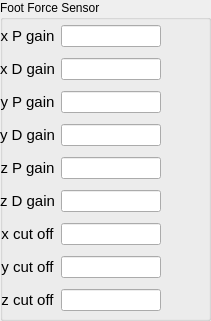
             <widget class="QGroupBox" name="groupBox_7">
              <property name="geometry">
               <rect>
                <x>10</x>
                <y>400</y>
                <width>211</width>
                <height>321</height>
               </rect>
              </property>
              <property name="title">
               <string>Foot Force Sensor</string>
              </property>
              <widget class="QWidget" name="gridLayoutWidget_19">
               <property name="geometry">
                <rect>
                 <x>0</x>
                 <y>20</y>
                 <width>161</width>
                 <height>301</height>
                </rect>
               </property>
               <layout class="QGridLayout" name="gridLayout_19">
                <item row="4" column="1">
                 <widget class="QLineEdit" name="balance_force_zp_value"/>
                </item>
                <item row="0" column="1">
                 <widget class="QLineEdit" name="balance_force_xp_value"/>
                </item>
                <item row="0" column="0">
                 <widget class="QLabel" name="label_185">
                  <property name="font">
                   <font>
                    <family>Ubuntu</family>
                    <pointsize>24</pointsize>
                    <weight>50</weight>
                    <bold>false</bold>
                   </font>
                  </property>
                  <property name="frameShape">
                   <enum>QFrame::NoFrame</enum>
                  </property>
                  <property name="text">
                   <string>&lt;!DOCTYPE HTML PUBLIC &quot;-//W3C//DTD HTML 4.0//EN&quot; &quot;http://www.w3.org/TR/REC-html40/strict.dtd&quot;&gt;
&lt;html&gt;&lt;head&gt;&lt;meta name=&quot;qrichtext&quot; content=&quot;1&quot; /&gt;&lt;style type=&quot;text/css&quot;&gt;
p, li { white-space: pre-wrap; }
&lt;/style&gt;&lt;/head&gt;&lt;body style=&quot; font-family:'Ubuntu'; font-size:24pt; font-weight:400; font-style:normal;&quot;&gt;
&lt;p align=&quot;center&quot; style=&quot; margin-top:12px; margin-bottom:12px; margin-left:0px; margin-right:0px; -qt-block-indent:0; text-indent:0px;&quot;&gt;&lt;span style=&quot; font-size:11pt;&quot;&gt;x P gain&lt;/span&gt;&lt;/p&gt;&lt;/body&gt;&lt;/html&gt;</string>
                  </property>
                  <property name="textFormat">
                   <enum>Qt::AutoText</enum>
                  </property>
                  <property name="margin">
                   <number>0</number>
                  </property>
                 </widget>
                </item>
                <item row="5" column="0">
                 <widget class="QLabel" name="label_191">
                  <property name="font">
                   <font>
                    <family>Ubuntu</family>
                    <pointsize>24</pointsize>
                    <weight>50</weight>
                    <bold>false</bold>
                   </font>
                  </property>
                  <property name="frameShape">
                   <enum>QFrame::NoFrame</enum>
                  </property>
                  <property name="text">
                   <string>&lt;!DOCTYPE HTML PUBLIC &quot;-//W3C//DTD HTML 4.0//EN&quot; &quot;http://www.w3.org/TR/REC-html40/strict.dtd&quot;&gt;
&lt;html&gt;&lt;head&gt;&lt;meta name=&quot;qrichtext&quot; content=&quot;1&quot; /&gt;&lt;style type=&quot;text/css&quot;&gt;
p, li { white-space: pre-wrap; }
&lt;/style&gt;&lt;/head&gt;&lt;body style=&quot; font-family:'Ubuntu'; font-size:24pt; font-weight:400; font-style:normal;&quot;&gt;
&lt;p align=&quot;center&quot; style=&quot; margin-top:12px; margin-bottom:12px; margin-left:0px; margin-right:0px; -qt-block-indent:0; text-indent:0px;&quot;&gt;&lt;span style=&quot; font-size:11pt;&quot;&gt;z D gain&lt;/span&gt;&lt;/p&gt;&lt;/body&gt;&lt;/html&gt;</string>
                  </property>
                  <property name="textFormat">
                   <enum>Qt::AutoText</enum>
                  </property>
                  <property name="margin">
                   <number>0</number>
                  </property>
                 </widget>
                </item>
                <item row="2" column="1">
                 <widget class="QLineEdit" name="balance_force_yp_value"/>
                </item>
                <item row="3" column="0">
                 <widget class="QLabel" name="label_189">
                  <property name="font">
                   <font>
                    <family>Ubuntu</family>
                    <pointsize>24</pointsize>
                    <weight>50</weight>
                    <bold>false</bold>
                   </font>
                  </property>
                  <property name="frameShape">
                   <enum>QFrame::NoFrame</enum>
                  </property>
                  <property name="text">
                   <string>&lt;!DOCTYPE HTML PUBLIC &quot;-//W3C//DTD HTML 4.0//EN&quot; &quot;http://www.w3.org/TR/REC-html40/strict.dtd&quot;&gt;
&lt;html&gt;&lt;head&gt;&lt;meta name=&quot;qrichtext&quot; content=&quot;1&quot; /&gt;&lt;style type=&quot;text/css&quot;&gt;
p, li { white-space: pre-wrap; }
&lt;/style&gt;&lt;/head&gt;&lt;body style=&quot; font-family:'Ubuntu'; font-size:24pt; font-weight:400; font-style:normal;&quot;&gt;
&lt;p align=&quot;center&quot; style=&quot; margin-top:12px; margin-bottom:12px; margin-left:0px; margin-right:0px; -qt-block-indent:0; text-indent:0px;&quot;&gt;&lt;span style=&quot; font-size:11pt;&quot;&gt;y D gain&lt;/span&gt;&lt;/p&gt;&lt;/body&gt;&lt;/html&gt;</string>
                  </property>
                  <property name="textFormat">
                   <enum>Qt::AutoText</enum>
                  </property>
                  <property name="margin">
                   <number>0</number>
                  </property>
                 </widget>
                </item>
                <item row="1" column="0">
                 <widget class="QLabel" name="label_187">
                  <property name="font">
                   <font>
                    <family>Ubuntu</family>
                    <pointsize>24</pointsize>
                    <weight>50</weight>
                    <bold>false</bold>
                   </font>
                  </property>
                  <property name="frameShape">
                   <enum>QFrame::NoFrame</enum>
                  </property>
                  <property name="text">
                   <string>&lt;!DOCTYPE HTML PUBLIC &quot;-//W3C//DTD HTML 4.0//EN&quot; &quot;http://www.w3.org/TR/REC-html40/strict.dtd&quot;&gt;
&lt;html&gt;&lt;head&gt;&lt;meta name=&quot;qrichtext&quot; content=&quot;1&quot; /&gt;&lt;style type=&quot;text/css&quot;&gt;
p, li { white-space: pre-wrap; }
&lt;/style&gt;&lt;/head&gt;&lt;body style=&quot; font-family:'Ubuntu'; font-size:24pt; font-weight:400; font-style:normal;&quot;&gt;
&lt;p align=&quot;center&quot; style=&quot; margin-top:12px; margin-bottom:12px; margin-left:0px; margin-right:0px; -qt-block-indent:0; text-indent:0px;&quot;&gt;&lt;span style=&quot; font-size:11pt;&quot;&gt;x D gain&lt;/span&gt;&lt;/p&gt;&lt;/body&gt;&lt;/html&gt;</string>
                  </property>
                  <property name="textFormat">
                   <enum>Qt::AutoText</enum>
                  </property>
                  <property name="margin">
                   <number>0</number>
                  </property>
                 </widget>
                </item>
                <item row="3" column="1">
                 <widget class="QLineEdit" name="balance_force_yd_value"/>
                </item>
                <item row="5" column="1">
                 <widget class="QLineEdit" name="balance_force_zd_value"/>
                </item>
                <item row="4" column="0">
                 <widget class="QLabel" name="label_190">
                  <property name="font">
                   <font>
                    <family>Ubuntu</family>
                    <pointsize>24</pointsize>
                    <weight>50</weight>
                    <bold>false</bold>
                   </font>
                  </property>
                  <property name="frameShape">
                   <enum>QFrame::NoFrame</enum>
                  </property>
                  <property name="text">
                   <string>&lt;!DOCTYPE HTML PUBLIC &quot;-//W3C//DTD HTML 4.0//EN&quot; &quot;http://www.w3.org/TR/REC-html40/strict.dtd&quot;&gt;
&lt;html&gt;&lt;head&gt;&lt;meta name=&quot;qrichtext&quot; content=&quot;1&quot; /&gt;&lt;style type=&quot;text/css&quot;&gt;
p, li { white-space: pre-wrap; }
&lt;/style&gt;&lt;/head&gt;&lt;body style=&quot; font-family:'Ubuntu'; font-size:24pt; font-weight:400; font-style:normal;&quot;&gt;
&lt;p align=&quot;center&quot; style=&quot; margin-top:12px; margin-bottom:12px; margin-left:0px; margin-right:0px; -qt-block-indent:0; text-indent:0px;&quot;&gt;&lt;span style=&quot; font-size:11pt;&quot;&gt;z P gain&lt;/span&gt;&lt;/p&gt;&lt;/body&gt;&lt;/html&gt;</string>
                  </property>
                  <property name="textFormat">
                   <enum>Qt::AutoText</enum>
                  </property>
                  <property name="margin">
                   <number>0</number>
                  </property>
                 </widget>
                </item>
                <item row="2" column="0">
                 <widget class="QLabel" name="label_188">
                  <property name="font">
                   <font>
                    <family>Ubuntu</family>
                    <pointsize>24</pointsize>
                    <weight>50</weight>
                    <bold>false</bold>
                   </font>
                  </property>
                  <property name="frameShape">
                   <enum>QFrame::NoFrame</enum>
                  </property>
                  <property name="text">
                   <string>&lt;!DOCTYPE HTML PUBLIC &quot;-//W3C//DTD HTML 4.0//EN&quot; &quot;http://www.w3.org/TR/REC-html40/strict.dtd&quot;&gt;
&lt;html&gt;&lt;head&gt;&lt;meta name=&quot;qrichtext&quot; content=&quot;1&quot; /&gt;&lt;style type=&quot;text/css&quot;&gt;
p, li { white-space: pre-wrap; }
&lt;/style&gt;&lt;/head&gt;&lt;body style=&quot; font-family:'Ubuntu'; font-size:24pt; font-weight:400; font-style:normal;&quot;&gt;
&lt;p align=&quot;center&quot; style=&quot; margin-top:12px; margin-bottom:12px; margin-left:0px; margin-right:0px; -qt-block-indent:0; text-indent:0px;&quot;&gt;&lt;span style=&quot; font-size:11pt;&quot;&gt;y P gain&lt;/span&gt;&lt;/p&gt;&lt;/body&gt;&lt;/html&gt;</string>
                  </property>
                  <property name="textFormat">
                   <enum>Qt::AutoText</enum>
                  </property>
                  <property name="margin">
                   <number>0</number>
                  </property>
                 </widget>
                </item>
                <item row="1" column="1">
                 <widget class="QLineEdit" name="balance_force_xd_value"/>
                </item>
                <item row="6" column="0">
                 <widget class="QLabel" name="label_192">
                  <property name="font">
                   <font>
                    <family>Ubuntu</family>
                    <pointsize>24</pointsize>
                    <weight>50</weight>
                    <bold>false</bold>
                   </font>
                  </property>
                  <property name="frameShape">
                   <enum>QFrame::NoFrame</enum>
                  </property>
                  <property name="text">
                   <string>&lt;!DOCTYPE HTML PUBLIC &quot;-//W3C//DTD HTML 4.0//EN&quot; &quot;http://www.w3.org/TR/REC-html40/strict.dtd&quot;&gt;
&lt;html&gt;&lt;head&gt;&lt;meta name=&quot;qrichtext&quot; content=&quot;1&quot; /&gt;&lt;style type=&quot;text/css&quot;&gt;
p, li { white-space: pre-wrap; }
&lt;/style&gt;&lt;/head&gt;&lt;body style=&quot; font-family:'Ubuntu'; font-size:24pt; font-weight:400; font-style:normal;&quot;&gt;
&lt;p align=&quot;center&quot; style=&quot; margin-top:12px; margin-bottom:12px; margin-left:0px; margin-right:0px; -qt-block-indent:0; text-indent:0px;&quot;&gt;&lt;span style=&quot; font-size:11pt;&quot;&gt;x cut off&lt;/span&gt;&lt;/p&gt;&lt;/body&gt;&lt;/html&gt;</string>
                  </property>
                  <property name="textFormat">
                   <enum>Qt::AutoText</enum>
                  </property>
                  <property name="margin">
                   <number>0</number>
                  </property>
                 </widget>
                </item>
                <item row="6" column="1">
                 <widget class="QLineEdit" name="balance_force_xc_value"/>
                </item>
                <item row="7" column="1">
                 <widget class="QLineEdit" name="balance_force_yc_value"/>
                </item>
                <item row="7" column="0">
                 <widget class="QLabel" name="label_193">
                  <property name="font">
                   <font>
                    <family>Ubuntu</family>
                    <pointsize>24</pointsize>
                    <weight>50</weight>
                    <bold>false</bold>
                   </font>
                  </property>
                  <property name="frameShape">
                   <enum>QFrame::NoFrame</enum>
                  </property>
                  <property name="text">
                   <string>&lt;!DOCTYPE HTML PUBLIC &quot;-//W3C//DTD HTML 4.0//EN&quot; &quot;http://www.w3.org/TR/REC-html40/strict.dtd&quot;&gt;
&lt;html&gt;&lt;head&gt;&lt;meta name=&quot;qrichtext&quot; content=&quot;1&quot; /&gt;&lt;style type=&quot;text/css&quot;&gt;
p, li { white-space: pre-wrap; }
&lt;/style&gt;&lt;/head&gt;&lt;body style=&quot; font-family:'Ubuntu'; font-size:24pt; font-weight:400; font-style:normal;&quot;&gt;
&lt;p align=&quot;center&quot; style=&quot; margin-top:12px; margin-bottom:12px; margin-left:0px; margin-right:0px; -qt-block-indent:0; text-indent:0px;&quot;&gt;&lt;span style=&quot; font-size:11pt;&quot;&gt;y cut off&lt;/span&gt;&lt;/p&gt;&lt;/body&gt;&lt;/html&gt;</string>
                  </property>
                  <property name="textFormat">
                   <enum>Qt::AutoText</enum>
                  </property>
                  <property name="margin">
                   <number>0</number>
                  </property>
                 </widget>
                </item>
                <item row="8" column="0">
                 <widget class="QLabel" name="label_194">
                  <property name="font">
                   <font>
                    <family>Ubuntu</family>
                    <pointsize>24</pointsize>
                    <weight>50</weight>
                    <bold>false</bold>
                   </font>
                  </property>
                  <property name="frameShape">
                   <enum>QFrame::NoFrame</enum>
                  </property>
                  <property name="text">
                   <string>&lt;!DOCTYPE HTML PUBLIC &quot;-//W3C//DTD HTML 4.0//EN&quot; &quot;http://www.w3.org/TR/REC-html40/strict.dtd&quot;&gt;
&lt;html&gt;&lt;head&gt;&lt;meta name=&quot;qrichtext&quot; content=&quot;1&quot; /&gt;&lt;style type=&quot;text/css&quot;&gt;
p, li { white-space: pre-wrap; }
&lt;/style&gt;&lt;/head&gt;&lt;body style=&quot; font-family:'Ubuntu'; font-size:24pt; font-weight:400; font-style:normal;&quot;&gt;
&lt;p align=&quot;center&quot; style=&quot; margin-top:12px; margin-bottom:12px; margin-left:0px; margin-right:0px; -qt-block-indent:0; text-indent:0px;&quot;&gt;&lt;span style=&quot; font-size:11pt;&quot;&gt;z cut off&lt;/span&gt;&lt;/p&gt;&lt;/body&gt;&lt;/html&gt;</string>
                  </property>
                  <property name="textFormat">
                   <enum>Qt::AutoText</enum>
                  </property>
                  <property name="margin">
                   <number>0</number>
                  </property>
                 </widget>
                </item>
                <item row="8" column="1">
                 <widget class="QLineEdit" name="balance_force_zc_value"/>
                </item>
               </layout>
              </widget>
             </widget>
